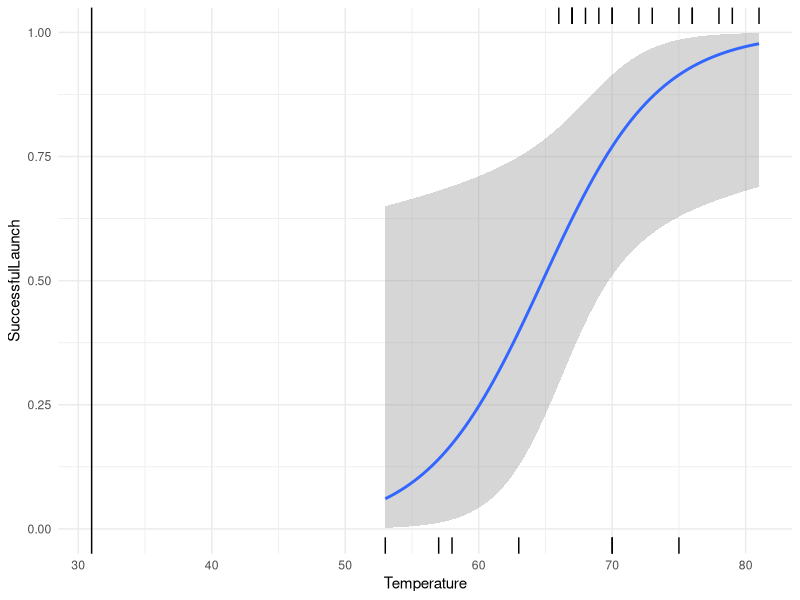

This chart was generated by the following R code:
## ---- chunk 1
library(tidyverse)
library(here)
theme_set(theme_minimal())
challenger_df <- read_csv(here("data/Challenger.csv"))
challenger_df
## ---- chunk 2
library(broom)
challenger_mod <- glm(SuccessfulLaunch ~ Temperature,
                      data = challenger_df,
                      family = "binomial")
challenger_mod |> tidy()

ggplot(data = challenger_df, aes(x = Temperature,
                                 y = SuccessfulLaunch)) +
   geom_smooth(method = "glm",
               method.args = list(family = "binomial")) +
  geom_rug(data = challenger_df |> filter(SuccessfulLaunch == 1), sides = "t") +
  geom_rug(data = challenger_df |> filter(SuccessfulLaunch == 0), sides = "b") +
  geom_vline(xintercept = 31)
